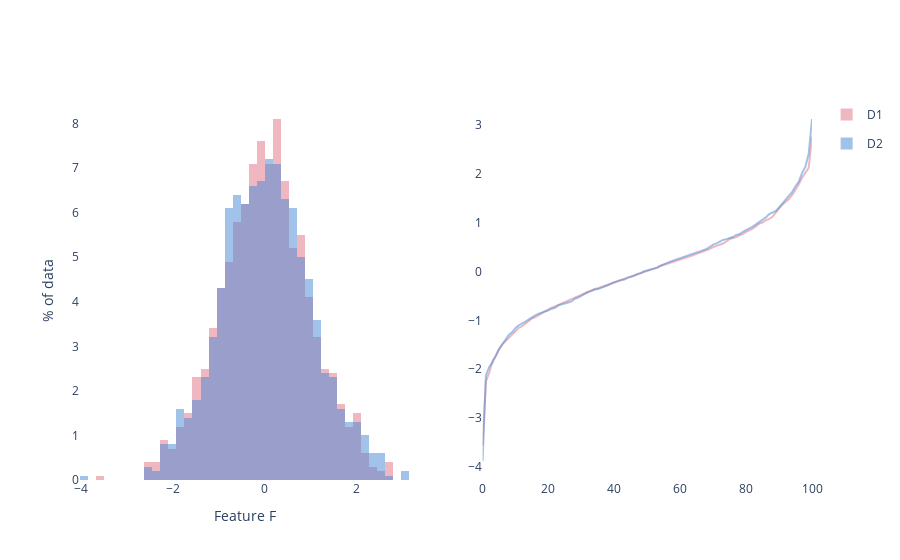

The cell this chart's notebook holds for it:
### Markdown cell above
# Histograms

### Code cell
np.random.seed(1234)

f0 = np.random.randn(1000)
f1 = np.random.randn(1000)

data_dict = {
    'D1': f0,
    'D2': f1,
}

fig = plot_histograms(data_dict, xaxis_title='Feature F', yaxis_title='% of data', nbins=40, 
                      plot_hist=True, plot_cdf=False, plot_inv_cdf=True, showgrid=False)
fig.show()
print(calc_wasserstein(data_dict, normalize=True))

### Figure 1 — Plotly figure (JSON) as saved in the notebook; plotly's stock layout.template omitted (floating-point values rounded to 4 significant figures; data arrays with more than 128 entries replaced by an {"elided": "..."} marker saying what was removed)
{"data": [{"histnorm": "percent", "hovertemplate": "%{y:,.2f}", "legendgroup": "D1", "marker": {"color": "#E07182"}, "name": "D1", "opacity": 0.5, "type": "histogram", "x": {"elided": "1000 float values"}, "xaxis": "x", "xbins": {"size": 0.1752}, "yaxis": "y"}, {"hovertemplate": "%{y:,.2f}", "legendgroup": "D1", "marker": {"color": "#E07182"}, "mode": "lines", "name": "D1", "opacity": 0.5, "showlegend": false, "type": "scatter", "x": [0, 1, 2, 3, 4, 5, 6, 7.0, 8, 9, 10, 11, 12, 13, 14.0, 15, 16, 17, 18, 19, 20, 21, 22, 23, 24, 25, 26, 27, 28.0, 29.0, 30, 31, 32, 33, 34, 35, 36, 37, 38, 39, 40, 41, 42, 43, 44, 45, 46, 47, 48, 49, 50, 51, 52, 53, 54, 55.0, 56.0, 57.0, 58.0, 59, 60, 61, 62, 63, 64, 65, 66, 67, 68, 69, 70, 71, 72, 73, 74, 75, 76, 77, 78, 79, 80, 81, 82, 83, 84, 85, 86, 87, 88, 89, 90, 91, 92, 93, 94, 95, 96, 97, 98, 99, 100], "xaxis": "x2", "y": [-3.564, -2.251, -2.075, -1.824, -1.735, -1.593, -1.491, -1.419, -1.349, -1.281, -1.222, -1.153, -1.117, -1.069, -1.006, -0.9622, -0.9307, -0.8981, -0.852, -0.8079, -0.7817, -0.7407, -0.7122, -0.6831, -0.6417, -0.6243, -0.59, -0.5646, -0.5413, -0.5025, -0.4756, -0.4494, -0.4213, -0.3878, -0.3577, -0.3406, -0.3189, -0.292, -0.2757, -0.243, -0.2184, -0.198, -0.1694, -0.1469, -0.1272, -0.1058, -0.07531, -0.05605, -0.03791, -0.01528, 0.01776, 0.02957, 0.06251, 0.07996, 0.1135, 0.1366, 0.1673, 0.1921, 0.2114, 0.2296, 0.2619, 0.2731, 0.2934, 0.3151, 0.335, 0.3537, 0.3889, 0.4134, 0.435, 0.466, 0.5002, 0.5223, 0.5533, 0.5749, 0.6155, 0.6688, 0.6864, 0.7056, 0.7437, 0.766, 0.8132, 0.8451, 0.8807, 0.9317, 0.9829, 1.005, 1.051, 1.077, 1.123, 1.208, 1.3, 1.369, 1.428, 1.488, 1.57, 1.677, 1.788, 1.925, 2.031, 2.124, 2.764], "yaxis": "y2"}, {"histnorm": "percent", "hovertemplate": "%{y:,.2f}", "legendgroup": "D2", "marker": {"color": "#4487D3"}, "name": "D2", "opacity": 0.5, "type": "histogram", "x": {"elided": "1000 float values"}, "xaxis": "x", "xbins": {"size": 0.1752}, "yaxis": "y"}, {"hovertemplate": "%{y:,.2f}", "legendgroup": "D2", "marker": {"color": "#4487D3"}, "mode": "lines", "name": "D2", "opacity": 0.5, "showlegend": false, "type": "scatter", "x": [0, 1, 2, 3, 4, 5, 6, 7.0, 8, 9, 10, 11, 12, 13, 14.0, 15, 16, 17, 18, 19, 20, 21, 22, 23, 24, 25, 26, 27, 28.0, 29.0, 30, 31, 32, 33, 34, 35, 36, 37, 38, 39, 40, 41, 42, 43, 44, 45, 46, 47, 48, 49, 50, 51, 52, 53, 54, 55.0, 56.0, 57.0, 58.0, 59, 60, 61, 62, 63, 64, 65, 66, 67, 68, 69, 70, 71, 72, 73, 74, 75, 76, 77, 78, 79, 80, 81, 82, 83, 84, 85, 86, 87, 88, 89, 90, 91, 92, 93, 94, 95, 96, 97, 98, 99, 100], "xaxis": "x2", "y": [-3.881, -2.132, -1.955, -1.868, -1.723, -1.585, -1.488, -1.395, -1.293, -1.24, -1.156, -1.099, -1.069, -1.028, -0.9788, -0.9327, -0.8988, -0.8643, -0.845, -0.8196, -0.7944, -0.7604, -0.7408, -0.6933, -0.6686, -0.6509, -0.6333, -0.6122, -0.5584, -0.5316, -0.491, -0.4634, -0.4187, -0.4, -0.3688, -0.359, -0.3373, -0.3042, -0.2813, -0.2454, -0.2281, -0.1964, -0.177, -0.1643, -0.128, -0.11, -0.08467, -0.05067, -0.03317, 0.00596, 0.02684, 0.04278, 0.05696, 0.08117, 0.1219, 0.1541, 0.1754, 0.2031, 0.2292, 0.2536, 0.2866, 0.3047, 0.3274, 0.3481, 0.3767, 0.3936, 0.4141, 0.4385, 0.4638, 0.5066, 0.5534, 0.5787, 0.6169, 0.6474, 0.6646, 0.6841, 0.7069, 0.749, 0.7659, 0.8117, 0.8421, 0.8842, 0.9204, 0.9643, 1.013, 1.05, 1.11, 1.178, 1.209, 1.244, 1.316, 1.399, 1.488, 1.565, 1.631, 1.752, 1.843, 2.021, 2.147, 2.418, 3.126], "yaxis": "y2"}], "layout": {"barmode": "overlay", "plot_bgcolor": "white", "title": {}, "xaxis": {"anchor": "y", "domain": [0, 0.45], "showgrid": false, "title": {"text": "Feature F"}}, "xaxis2": {"anchor": "y2", "domain": [0.55, 1]}, "yaxis": {"anchor": "x", "domain": [0, 1], "showgrid": false, "title": {"text": "% of data"}}, "yaxis2": {"anchor": "x2", "domain": [0, 1]}}}
